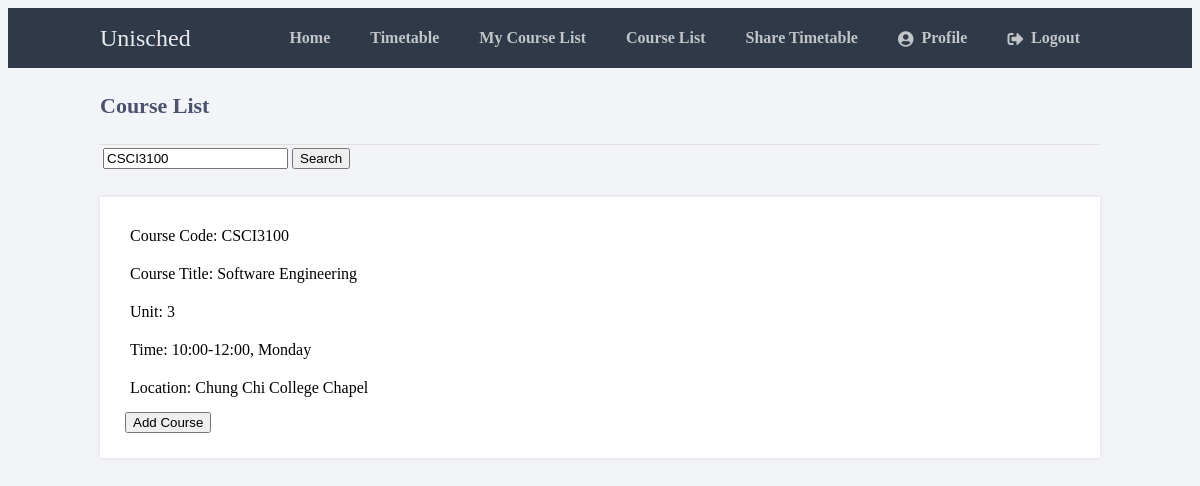
Screenshot of /courselist.php?k=CSCI3100 (signed in) with the database file from the repository.
### tables this page shows
CREATE TABLE `courses` (
  `course_id` int(11) NOT NULL,
  `courseCode` varchar(255) NOT NULL,
  `courseTitle` varchar(255) NOT NULL,
  `unit` int(11) NOT NULL,
  `startTime` varchar(255) NOT NULL,
  `endTime` varchar(255) NOT NULL,
  `day` varchar(255) NOT NULL,
  `location` varchar(255) NOT NULL
);

### courselist.php (the view, shortened to what this page needs)
<?php
$db = unisched_DB();
?>
<!DOCTYPE html>
<html>
<head>
    <link href="css/home.css" rel="stylesheet" type="text/css">
    <link rel="stylesheet" href="https://use.fontawesome.com/releases/v5.7.1/css/all.css">
</head>
<body class="loggedin">
<nav class="navtop">
    <div>
        <h1>Unisched</h1>
        <a href="home.php">Home</a>
        <a href="timetable.php" onclick="showPage('timetable.php')">Timetable</a>
        <a href="mycourselist.php" onclick="showPage('mycourselist.php')">My Course List</a>
        <a href="courselist.php" onclick="showPage('courselist.php')">Course List</a>
        <a href="shared.php" onclick="showPage('shared.php')">Share Timetable</a>
        <a href="profile.php" onclick="showPage('profile.php')"><i class="fas fa-user-circle"></i>Profile</a>
        <a href="logout.php"><i class="fas fa-sign-out-alt"></i>Logout</a>
    </div>
</nav>
<div class="content" id="display">
    <h2>Course List</h2>
    <form action="" method="GET" name="">
	<table>
		<tr>
			<td><input type="text" name="k" value="<?php echo isset($_GET['k']) ? $_GET['k'] : ''; ?>" placeholder="Search for courses" /></td>
			<td><input type="submit" name="" value="Search" /></td>
		</tr>
	</table>
    </form>
    <?php
        $search_string = "SELECT * FROM courses";
        if (isset($_GET['k']) && $_GET['k'] != '') {
            $k = trim($_GET['k']);
            $keywords = explode(' ', $k);
            $search_string .= " WHERE ";
            foreach ($keywords as $word){
                $search_string .= "courseCode LIKE '%".$word."%' OR courseTitle LIKE '%".$word."%' OR ";
            }
            $search_string = substr($search_string, 0, strlen($search_string)-4);
        }
        $stmt = $db->prepare($search_string);
        $stmt->execute();
        $resultSet = $stmt->get_result();
        $res = $resultSet->fetch_all();
        foreach($res as $row){
    ?>
    <div onmouseover="this.style.background='#ccc'" onmouseout="this.style.background=''">
        <p id = "CourseCode<?php echo $row[0]; ?>">Course Code: <?php echo $row[1]; ?></p>
        <p id = "CourseTitle<?php echo $row[0]; ?>">Course Title: <?php echo $row[2]; ?></p>
        <p id = "Unit<?php echo $row[0]; ?>">Unit: <?php echo $row[3]; ?></p>
        <p id = "Time<?php echo $row[0]; ?>">Time: <?php echo $row[4]; ?>-<?php echo $row[5]; ?>, <?php echo $row[6]; ?></p>
        <p id = "Location<?php echo $row[0]; ?>">Location: <?php echo $row[7]; ?></p>
        <button type="button" onclick="addCourse(`<?php echo $_SESSION['id']; ?>`, `<?php echo $row[0]; ?>`)">Add Course</button>
    </div>
    <?php
        }
    ?>
</div>
</body>
</html>

### css/home.css (style rules this page uses)
.navtop { background-color: #2f3947; height: 60px; width: 100%; border: 0; }
.navtop div { display: flex; margin: 0 auto; width: 1000px; height: 100%; }
.navtop div h1, .navtop div a { display: inline-flex; align-items: center; }
.navtop div h1 { flex: 1; font-size: 24px; padding: 0; margin: 0; color: #eaebed; font-weight: normal; }
.navtop div a { padding: 0 20px; text-decoration: none; color: #c1c4c8; font-weight: bold; }
.navtop div a i { padding: 2px 8px 0 0; }
body.loggedin { background-color: #f3f4f7; }
.content { width: 1000px; margin: 0 auto; }
.content h2 { margin: 0; padding: 25px 0; font-size: 22px; border-bottom: 1px solid #e0e0e3; color: #4a536e; }
.content > p, .content > div { box-shadow: 0 0 5px 0 rgba(0, 0, 0, 0.1); margin: 25px 0; padding: 25px; background-color: #fff; }
.content > div p { padding: 5px; margin: 0 0 10px 0; }

### rows the page displays
courses: courseCode "CSCI3100", courseTitle "Software Engineering", unit "3", startTime "10:00", endTime "12:00", day "Monday", location "Chung Chi College Chapel"
